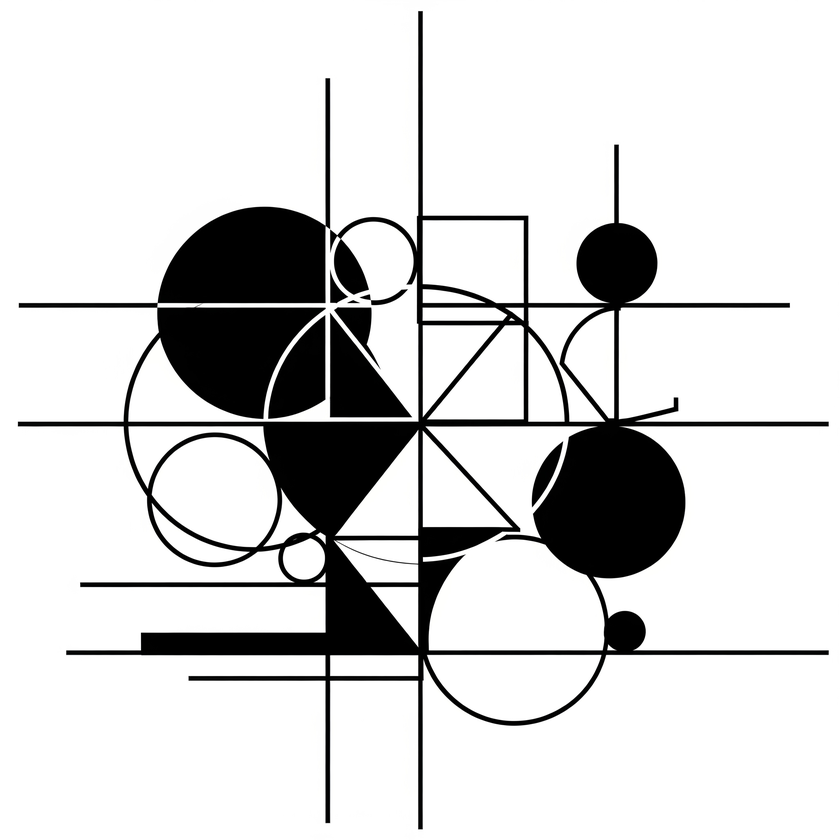
#> input picture Lab5/HW edge detection/images/test2.png, 840 x 840 px, shrunk from 2048 x 2048 before the run, found by its file name
$ python LoG.py
#> lines starting #> are read from the running program, lines starting #| are printed output that depends on the picture
import cv2
import numpy as np
import matplotlib.pyplot as plt

img = cv2.imread(r"images\test2.png", cv2.IMREAD_GRAYSCALE)
#> img: shape (840, 840); min 0, max 255, mean 214.3

log_kernel = np.array([[0, 0, -1, 0, 0],
                    [0, -1, -2, -1, 0],
                    [-1, -2, 16, -2, -1],
                    [0, -1, -2, -1, 0],
                    [0, 0, -1, 0, 0]], dtype=np.float32)

log_result = cv2.filter2D(img, -1, log_kernel)
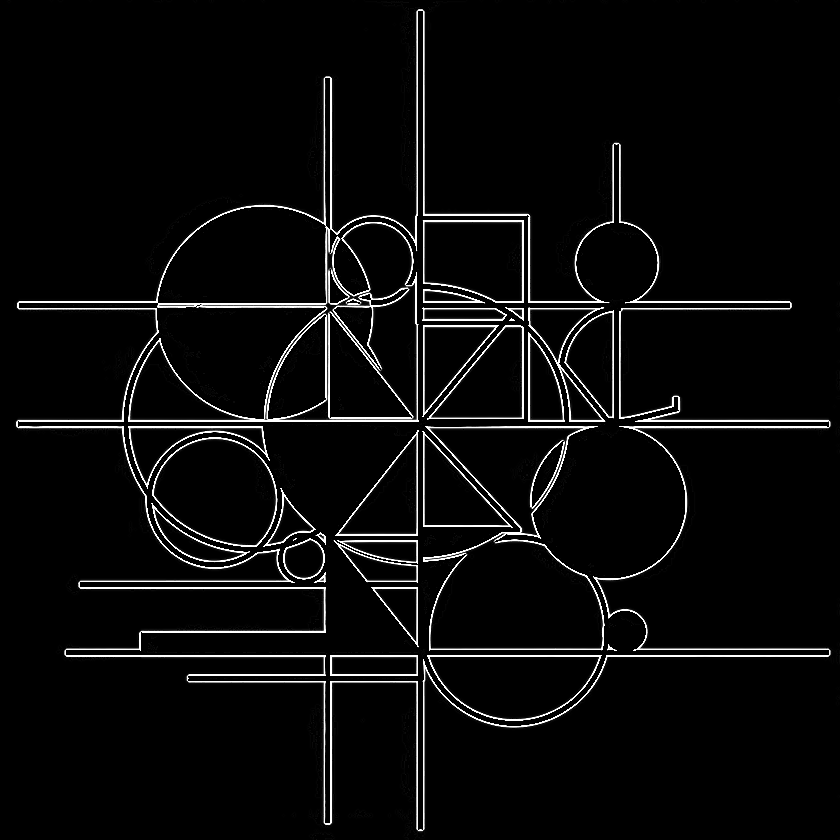
#> log_result: shape (840, 840); min 0, max 255, mean 10.7

plt.figure(figsize=(10,5))
plt.subplot(1,2,1), plt.imshow(img, cmap='gray'), plt.title("Original")
plt.subplot(1,2,2), plt.imshow(log_result, cmap='gray'), plt.title("LoG (5x5)")
plt.show()
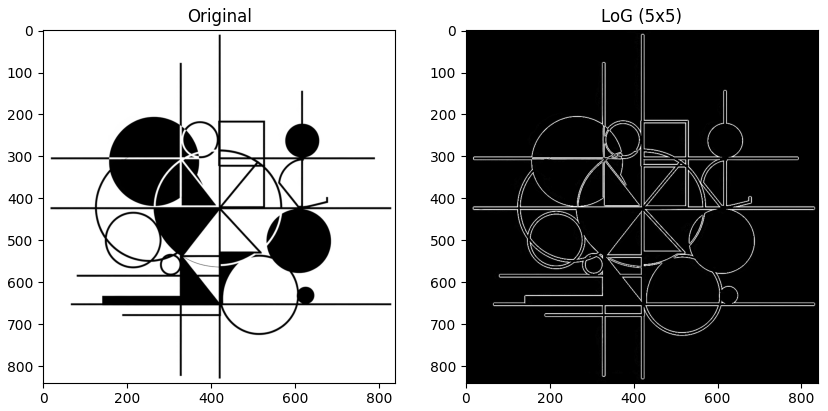
#> figure drawn by matplotlib, 2 panels

$ run again, with Lab5/HW edge detection/images/test1.png copied over Lab5/HW edge detection/images/test2.png
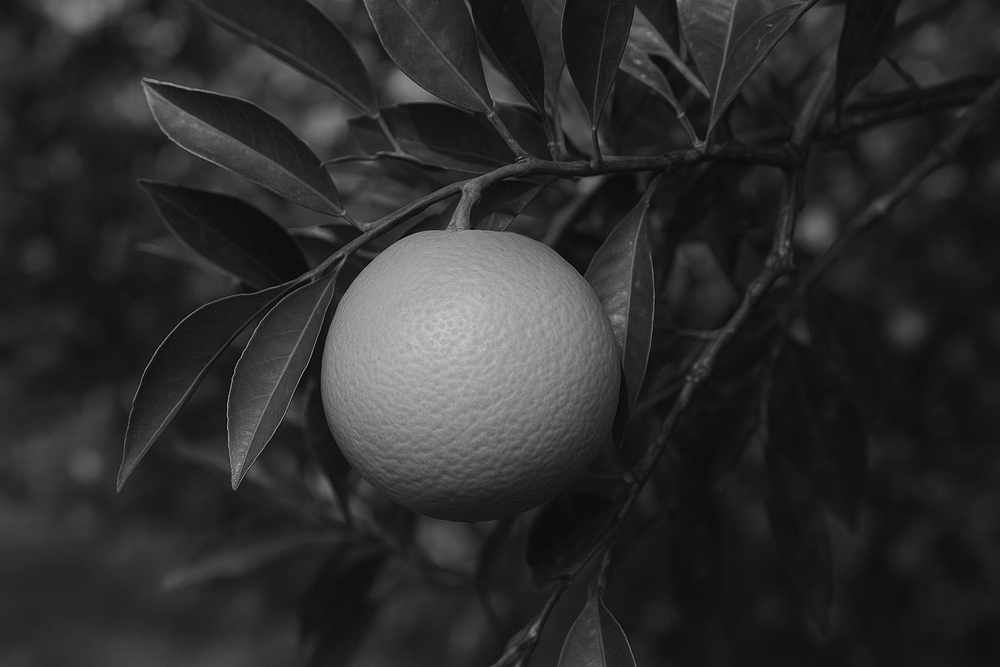
#> input picture Lab5/HW edge detection/images/test1.png, 1000 x 667 px, shrunk from 1536 x 1024 before the run, found by its file name
#> `log_result = cv2.filter2D(img, -1, log_kernel)`:
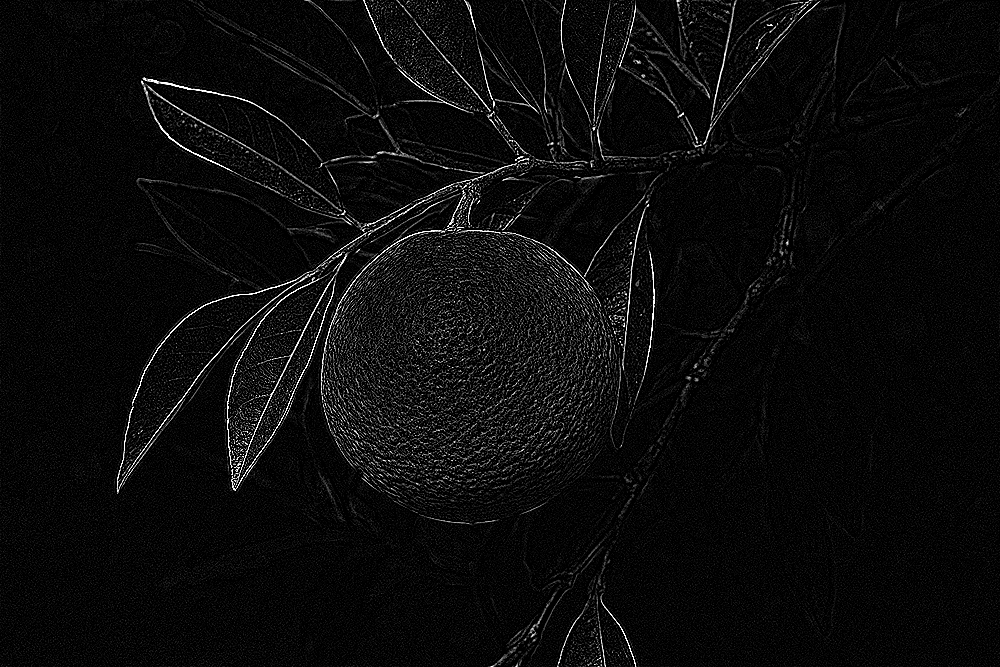
#> log_result: shape (667, 1000); min 0, max 255, mean 11.6
#> `plt.show()`:
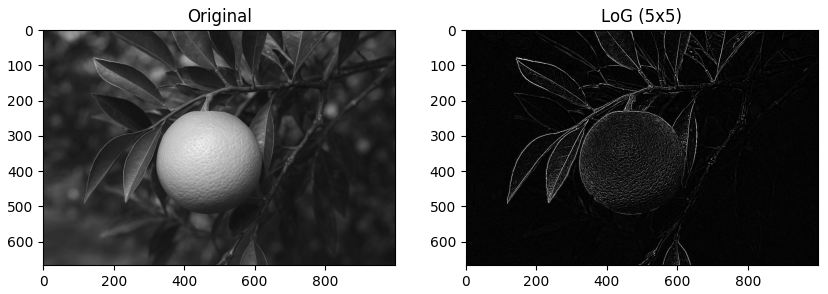
#> figure drawn by matplotlib, 2 panels
